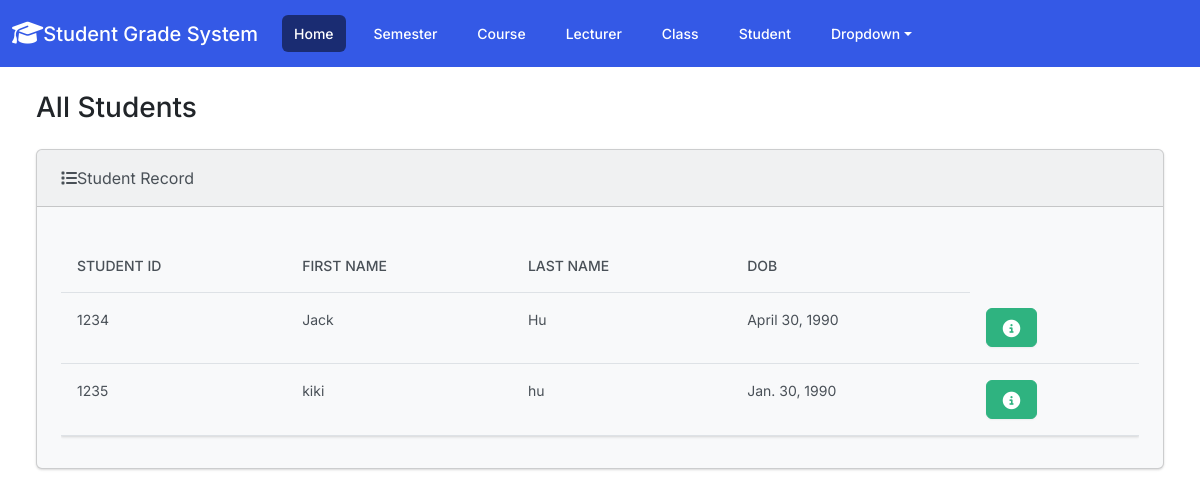
The page / on the database its author committed.
### gradebook/models.py (models this page shows, shortened)
class Student(models.Model):
    student_ID = models.PositiveIntegerField()
    first_name = models.CharField(max_length=50)
    last_name = models.CharField(max_length=50)
    email = models.EmailField(max_length=100)
    dob = models.DateField(null=True, blank=True)
    user = models.OneToOneField(User, on_delete=models.CASCADE, related_name='student')

### gradebook/views.py (the view)
# urls.py: path('', views.index, name='index'),
def index(request):
    return render(request, 'index.html', {
        'students': Student.objects.all()
    })

### gradebook/templates/index.html (shortened to what this page needs)
{% extends 'base.html' %}
{% block content %}
    <div class="container-fluid">
        <h3 class="m-4">All Students</h3>
        <div class="row">
            <div class="col-12">
                {% if students %}
                      <div class="card bg-light ms-4 me-4 mb-4">
  <div class="card-header">
      <i class="fa-solid fa-list"></i>Student Record</div>
  <div class="card-body">
    <p class="card-text">
        <div class="table-responsive">
      <table class="table table-hover">
  <thead>
    <tr>
      <th scope="col">Student ID</th>
      <th scope="col">First Name</th>
      <th scope="col">Last Name</th>
        <th scope="col">DOB</th>
    </tr>
  </thead>
  <tbody>
  {% for student in students %}
      <tr>
      <td>{{ student.student_ID }}</td>
      <td>{{ student.first_name }}</td>
      <td>{{ student.last_name }}</td>
      <td>{{ student.dob }}</td>
      <td>
          <button type="button" class="btn btn-success me-1" href="{% url 'view_student' student.id %}" data-bs-toggle="modal"
          data-bs-target="#myModal{{ student.id }}">
          </button>
      </td>
      </tr>
  {% endfor %}
  </tbody>
</table>
  </div>
  </div>
</div>
                {% else %}
                    <h5>No record</h5>
                {% endif %}
            </div>
        </div>
    </div>
{% endblock %}

### rows shown on the page
Student: student_ID "1234", first_name "Jack", last_name "Hu", dob "April 30, 1990"
Student: student_ID "1235", first_name "kiki", last_name "hu", dob "Jan. 30, 1990"
